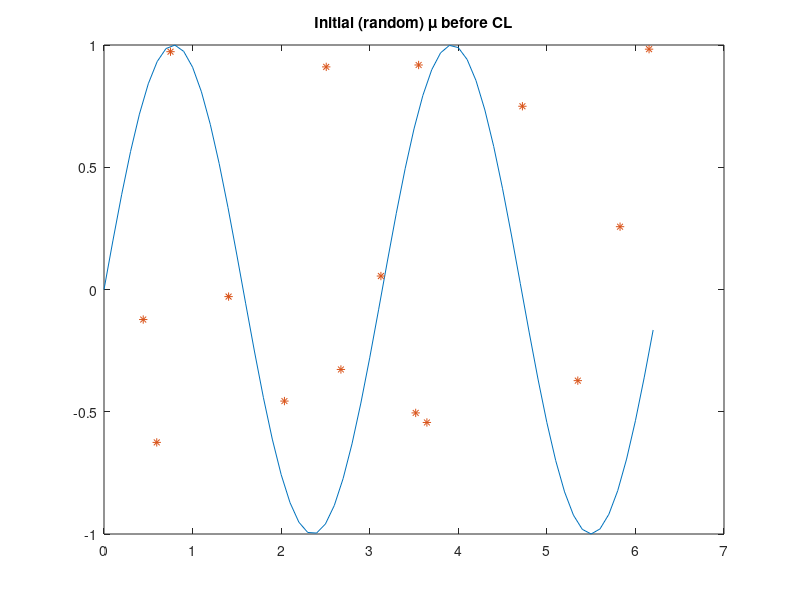

MATLAB code to generate this figure: (Note: this script raises an error after producing the figure.)
% ANN_Lab2_3_3
clear all; close all; clc;

%Step 1 is to create the data that will be used (sin(2x) with noise and
%without noise)

%Create the column vector containing the points on the interval [0,2pi]
%As well as the training sets, one sinus function
train_vect = 0:0.1:2*pi;
train_sin = sin(2*train_vect);

%create testing sets
test_vect = 0.05:0.1:2*pi;          
test_sin = sin(2*test_vect);

%create and add noise with zero mean and variance = 0.1
var = 0.1;
gauss_noise = var*randn(1,length(train_vect));
train_sin_noise = train_sin + gauss_noise;
test_sin_noise = test_sin + gauss_noise;

%number of rbf units: Use 15 because that is how many it needs to get error lower than 0.01
units = 15;

%create random rbf units (mui's) to feed into the CL algorithm
train_mui = rand(2,units);%get_random_mui(train_vect, units);
train_mui(1,:) = train_mui(1,:)*train_vect(end);
train_mui(2,:) = train_mui(2,:)*2 - 1;

test_mui = rand(2,units);
test_mui(1,:) = test_mui(1,:)*test_vect(end);
test_mui(2,:) = test_mui(2,:)*2-1;

%gather the training and testing data for smooth and noisy data
train_clean = [train_vect; train_sin];
train_noise = [train_vect; train_sin_noise];

test_clean = [test_vect; test_sin];
test_noise = [test_vect; test_sin_noise];

%rbf positioning before feeding into CL in beginning
figure
plot(train_vect, train_sin), hold on, plot(train_mui(1,:),train_mui(2,:),'*')
title('Initial (random) \mu before CL')

% epochs for CL
epochs_CL = 30;
% epochs for delta rule
epochs_delta = 30;

%Give a value to the sigma parameter (for CL).
sigma_CL = ones(1,units)*0.8;
%Give a value to the sigma parameter (for delta).
sigma_delta = ones(1,units)*0.4;
eta = 0.3;
eta_l = 0;
%eta_w=0.05;

% Obtain the correct rbf's (mui's) after the CL algorithm
[mui_clean, sigma_clean, rbf_clean] = ...
    findSol3_3(train_clean, train_mui, sigma_CL, eta, eta_l, epochs_CL);
[mui_noise, sigma_noise, rbf_noise] = ...
    findSol3_3(train_noise, train_mui, sigma_CL, eta, eta_l, epochs_CL);

[W_clean, rbf_clean, train_error_clean, test_f_clean] =...
    delta_rbf_3_3(train_clean, test_clean, eta, epochs_delta, mui_clean, sigma_delta, units, false);
[W_noise, rbf_noise, train_error_noise, test_f_noise] =...
    delta_rbf_3_3(train_noise, test_noise, eta, epochs_delta, mui_noise, sigma_delta, units, false);

% minErrorClean = inf;
% minErrorNoise = inf;
% for eta = 0.01:0.02:0.5
% %Get the weights and errors from the delta algorithm
% [W_clean, rbf_clean, train_error_clean, test_f_clean] =...
%     delta_rbf_3_3(train_clean, test_clean, eta, epochs_delta, mui_clean, sigma_delta, units, false);
% [W_noise, rbf_noise, train_error_noise, test_f_noise] =...
%     delta_rbf_3_3(train_noise, test_noise, eta, epochs_delta, mui_noise, sigma_delta, units, false);
% if min(train_error_clean) < minErrorClean
%     minErrorClean = min(train_error_clean);
%     bestCleanEta = eta;
% end
% if min(train_error_noise) < minErrorNoise
%     minErrorNoise = min(train_error_noise);
%     bestNoiseEta = eta;
% end
% end

% Plot the training and testing process for smooth data
figure
subplot(2,1,1)
plot(train_vect, train_sin, 'b', mui_clean(1,:),mui_clean(2,:),'go')
hold on
plot(train_vect, W_clean*rbf_clean, 'r')
title('Training on clean data')
legend('Original','\mu after CL', 'Output')
subplot(2,1,2)
plot(test_vect, test_sin, 'b', test_vect,test_f_clean, 'r')
title('Testing on clean data')
legend('Original', 'Output')

% Plot the training and testing process for noisy data
figure
subplot(2,1,1)
plot(train_vect,train_sin,'y--')
hold on
plot(train_vect, train_sin_noise, 'b', mui_noise(1,:),mui_noise(2,:),'go')
hold on
plot(train_vect, W_noise*rbf_noise, 'r')
title('Training on noisy data')
legend('Original smooth','Original noisy','\mu after CL', 'Output')
subplot(2,1,2)
plot(test_vect,test_sin,'y--')
hold on
plot(test_vect, test_sin_noise, 'b', test_vect,test_f_noise, 'r')
title('Testing on noisy data')
legend('Original smooth','Original noisy', 'Output')

% And the convergence of the MSE
figure
subplot(2,1,1)
plot(train_error_clean)
title('MSE of training on clean data')
xlabel('Epochs')
ylabel('Mean Square Error')
subplot(2,1,2)
plot(train_error_noise)
title('MSE of training on noisy data')
xlabel('Epochs')
ylabel('Mean Square Error')

% figure
% plot(train_vect, train_sin,'r--',train_vect, train_sin_noise,'b')
% hold on
% plot(mui_noise(1,:),mui_noise(2,:),'g*')
